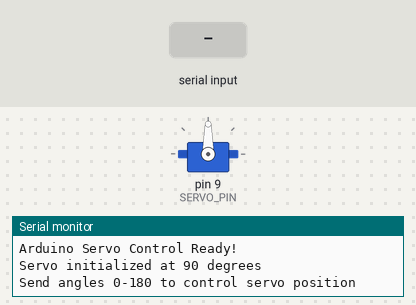
Bench run of a sketch on a simulated Arduino Uno, built with avr-gcc and run on an emulated ATmega328P. Parts: servo, the last lines printed to the serial monitor. Inputs (shaded band) come from the test bench.

Above: at 3.2 s.
3.3 s: "30,150\n" received over Serial
At 4.0 s:
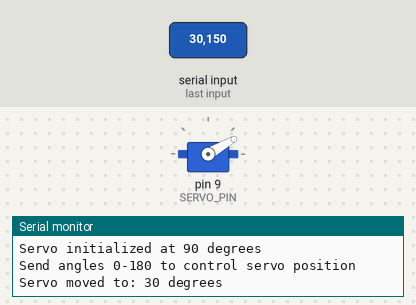
4.8 s: "0\n" received over Serial
At 6.0 s:
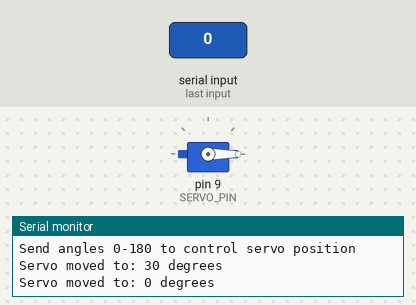
6.3 s: "90,45\n" received over Serial
At 7.4 s:
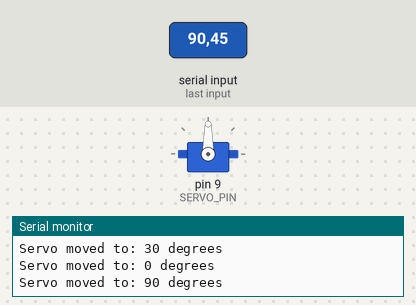
Timing chart, 0 to 9.3 s (numbered marks = the images above; inputs shaded):
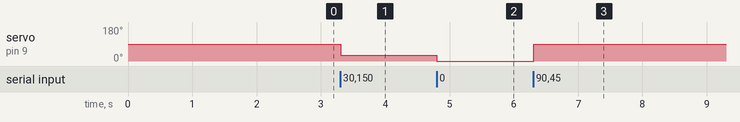

The sketch:

arduino_servo_control.ino
```cpp
/*
  Servo Control Extension - Arduino Sketch
  Control a servo motor from Raspberry Pi via Serial Commands

  This sketch receives angle commands (0-180) from Raspberry Pi
  and controls a servo motor connected to the Arduino.

  Hardware Required:
  - Arduino Uno R3
  - Servo motor (e.g., SG90, MG90S, or similar)
  - USB cable connected to Raspberry Pi

  Wiring:
  - Servo Signal (Orange/Yellow) → Arduino Pin 9
  - Servo VCC (Red)             → Arduino 5V
  - Servo GND (Brown/Black)     → Arduino GND

  Instructions:
  1. Wire the servo motor as shown above
  2. Upload this sketch to your Arduino
  3. Run the Python servo control script on Raspberry Pi
  4. Enter angles (0-180) to control servo position

  Command Protocol:
  - Send angle as text: "90\n" (0-180 degrees)
  - Arduino responds: "Servo moved to: 90"
  - Invalid angles return error message

  Created: October 2025
  For: Servo Control Extension Project
*/

#include <Servo.h>

// Create servo object
Servo myServo;

// Configuration
const int SERVO_PIN = 9;        // PWM-capable pin
const int MIN_ANGLE = 0;        // Minimum servo angle
const int MAX_ANGLE = 180;      // Maximum servo angle
const int DEFAULT_ANGLE = 90;   // Starting position (center)

void setup() {
  // Initialize serial communication at 9600 bits per second
  Serial.begin(9600);

  // Wait for serial connection to establish
  delay(2000);

  // Attach servo to pin and set initial position
  myServo.attach(SERVO_PIN);
  myServo.write(DEFAULT_ANGLE);

  // Send startup message
  Serial.println("Arduino Servo Control Ready!");
  Serial.print("Servo initialized at ");
  Serial.print(DEFAULT_ANGLE);
  Serial.println(" degrees");
  Serial.println("Send angles 0-180 to control servo position");
}

void loop() {
  // Check if data has arrived
  if (Serial.available() > 0) {

    // Read the incoming message until newline character
    String command = Serial.readStringUntil('\n');
    command.trim();  // Remove any whitespace

    // Convert string to integer
    int angle = command.toInt();

    // Validate angle range
    if (angle >= MIN_ANGLE && angle <= MAX_ANGLE) {
      // Valid angle - move servo
      myServo.write(angle);

      // Send confirmation
      Serial.print("Servo moved to: ");
      Serial.print(angle);
      Serial.println(" degrees");

    } else if (command.length() > 0 && command.toInt() == 0 && command != "0") {
      // Invalid input (not a number)
      Serial.print("Error: Invalid input '");
      Serial.print(command);
      Serial.println("' - Please send a number 0-180");

    } else {
      // Out of range
      Serial.print("Error: Angle ");
      Serial.print(angle);
      Serial.print(" out of range. Valid range: ");
      Serial.print(MIN_ANGLE);
      Serial.print("-");
      Serial.println(MAX_ANGLE);
    }
  }
}
```

Measured:
- after the input at 3.3 s, servo on pin 9 (SERVO_PIN): 90° → 30° at once
- after the input at 4.8 s, servo on pin 9 (SERVO_PIN): 30° → 0° at once
- after the input at 6.3 s, servo on pin 9 (SERVO_PIN): 0° → 90° at once
